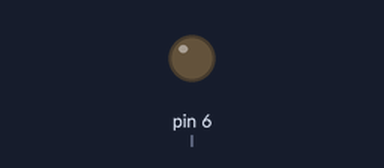
Bench run of a sketch on a simulated Arduino Uno, built with avr-gcc and run on an emulated ATmega328P. Shown: output pins drawn as LEDs (lit = HIGH).

Above: at 0.05 s.
At 6.45 s:
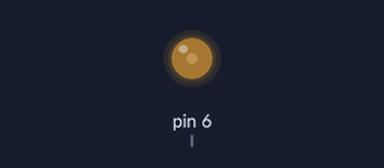
At 12.85 s:
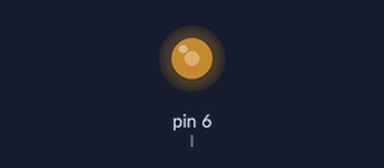
At 25.6 s:
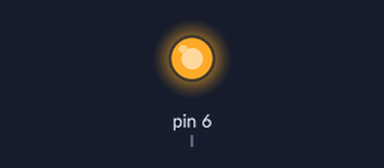
Timing chart, 0 to 40.0 s (numbered marks = the images above):
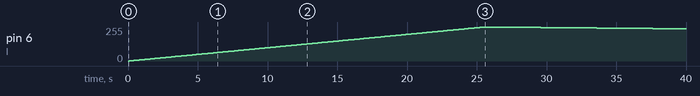

The sketch:

digilitdanc.ino
```cpp
int l=6;
int i;
void setup() {
  // put your setup code here, to run once:
pinMode(l,OUTPUT);
}

void loop() {
  // put your main code here, to run repeatedly:
for ( i=0;i<=255;i+=1){
analogWrite(l,i);
  delay(100);

}

for (i=255;i>=0;i-=1){
analogWrite(l,i);
  delay(1000);

}
}
```

Measured:
- by itself, pin 6 (l): rises from 0/255 to 255/255 in 25.4 s, then falls to 241/255 in 14.1 s
